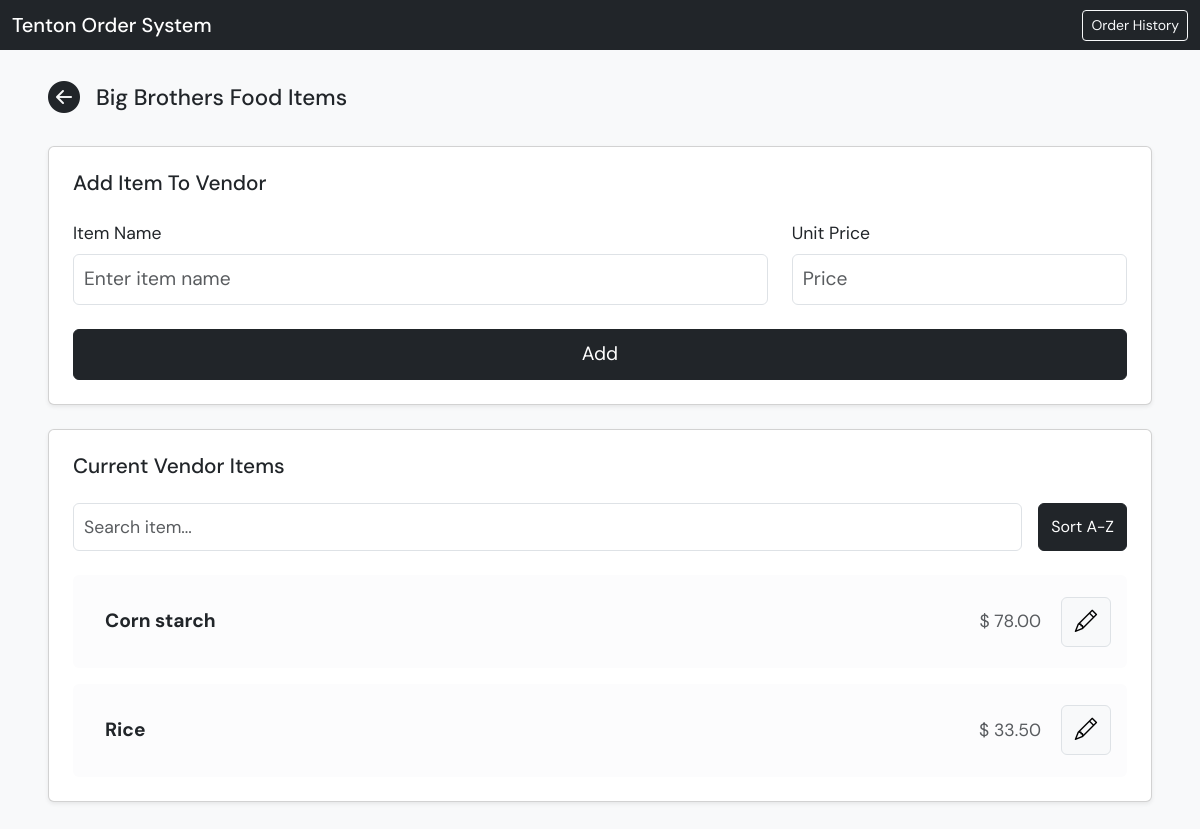
Screenshot of /vendors/1/items with the database file from the repository.
### app/models.py (models this page shows)
class Vendor(Base):
    __tablename__ = "vendors"
    id: Mapped[int] = mapped_column(primary_key=True)
    name: Mapped[str] = mapped_column(String, nullable=False)
    phone: Mapped[str] = mapped_column(String, nullable=False)
    available_days: Mapped[str | None] = mapped_column(String, nullable=True)
    items = relationship(
        "Item",
        back_populates="vendor",
        cascade="all, delete-orphan"
    )
    orders = relationship(
        "OrderHistory",
        back_populates="vendor",
        cascade="all, delete-orphan"
    )

class Item(Base):
    __tablename__ = "items"
    id: Mapped[int] = mapped_column(primary_key=True)
    name: Mapped[str] = mapped_column(String, nullable=False)
    unit_price: Mapped[float | None] = mapped_column(
        Float,
        nullable=True
    )
    vendor_id: Mapped[int] = mapped_column(
        ForeignKey("vendors.id"),
        nullable=False
    )
    vendor = relationship(
        "Vendor",
        back_populates="items"
    )

### app/main.py (the view)
@app.get("/vendors/{vendor_id}/items", response_class=HTMLResponse)
def vendor_items_page(
    vendor_id: int,
    request: Request,
    db: Session = Depends(get_db),
):
    vendor = get_vendor_by_id(db, vendor_id)
    if not vendor:
        return RedirectResponse(url="/vendors", status_code=303)
    items = get_items_by_vendor(db, vendor_id)
    return templates.TemplateResponse(
        "vendor_items.html",
        {
            "request": request,
            "vendor": vendor,
            "items": items,
        },
    )

### app/templates/vendor_items.html (shortened to what this page needs)
{% extends "base.html" %}
{% block content %}
<div class="d-flex align-items-center gap-3 mb-4 flex-wrap">
  <a href="/vendors" class="text-dark">
    <i class="bi bi-arrow-left-circle-fill" style="font-size: 2rem;"></i>
  </a>
  <h2 class="mb-0" style="font-size: 1.4rem;">
    {{ vendor.name }} Items
  </h2>
</div>
<div class="card p-4 shadow-sm mb-4">
  <h5 class="mb-4" style="font-size: 1.3rem;">Add Item To Vendor</h5>
  <form method="post" action="/vendors/{{ vendor.id }}/items">
    <div class="row g-4 align-items-end">
      <div class="col-12 col-md-8">
        <label class="form-label" style="font-size: 1.1rem;">Item Name</label>
        <input type="text" name="name" class="form-control" placeholder="Enter item name" required style="font-size: 1.2rem; padding: 10px;">
      </div>
      <div class="col-12 col-md-4">
        <label class="form-label" style="font-size: 1.1rem;">Unit Price</label>
        <input type="number" name="unit_price" class="form-control" placeholder="Price" min="0" step="0.01" style="font-size: 1.2rem; padding: 10px;">
      </div>
      <div class="col-12">
        <button type="submit" class="btn btn-dark w-100" style="font-size: 1.2rem; padding: 10px;">
          Add
        </button>
      </div>
    </div>
  </form>
</div>
<div class="card p-4 mb-5 shadow-sm">
  <h5 class="mb-4" style="font-size: 1.3rem;">Current Vendor Items</h5>
  {% if items %}
  <div class="d-flex gap-3 mb-4 flex-wrap">
    <div class="flex-grow-1">
      <input type="text" id="searchInput" class="form-control" placeholder="Search item..." style="font-size: 1.1rem; padding: 10px;">
    </div>
    <button type="button" id="sortBtn" class="btn btn-dark" style="font-size: 1rem; padding: 6px 12px; ">
      Sort A-Z
    </button>
  </div>
  <div id="itemsContainer" class="d-flex flex-column gap-3">
    {% for item in items %}
    <div class="item-wrapper" data-name="{{ item.name|lower }}" data-price="{{ item.unit_price if item.unit_price is not none else 0 }}">
      <div id="view-row-{{ item.id }}" class="card border-0 bg-light-subtle">
        <div class="card-body p-3">
          <div class="d-flex justify-content-between align-items-center flex-wrap gap-1">
            <div class="flex-grow-1">
              <div class="d-flex justify-content-between align-items-center p-3">
                <div class="fw-bold" style="font-size: 1.2rem;">
                  {{ item.name }}
                </div>
                <div class="text-muted" style="font-size: 1.1rem;">
                  {% if item.unit_price is not none %}
                  $
                  {{ '%.2f'|format(item.unit_price) }}
                  {% else %}
                  -
                  {% endif %}
                </div>
              </div>
            </div>
            <button type="button" class="btn btn-light border d-inline-flex align-items-center justify-content-center edit-btn" style="width: 50px; height: 50px;" title="Edit" data-id="{{ item.id }}">
              <i class="bi bi-pencil" style="font-size: 1.4rem;"></i>
            </button>
          </div>
        </div>
      </div>
    </div>
    {% endfor %}
  </div>
  {% else %}
  <p class="text-muted mb-0" style="font-size: 1rem;">No items added for this vendor yet.</p>
  {% endif %}
</div>
{% endblock %}

### app/templates/base.html (style rules this page uses)
body { font-family: 'DM Sans', sans-serif; }
input, select, textarea { font-size: 16px; }
input[type="number"] { appearance: textfield; -moz-appearance: textfield; }

### rows the page displays
Vendor: name "Big Brothers Food"
Item: name "Corn starch", unit_price "78.00"
Item: name "Rice", unit_price "33.50"
